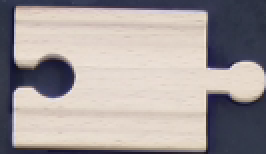
#> input picture TemplateMatching/template_straight.png, 133 x 77 px, found by its file name (shown 2 times larger)
$ python straights_main.py   (older library calls are emulated)
#> lines starting #> are read from the running program, lines starting #| are printed output that depends on the picture
### TemplateMatching/template_matching.py
#import modules
# import cv2
from cv2 import cv2
import numpy as np
from matplotlib import pyplot as plt
import math

# [8 lines of commented-out code are left out]

"""
#template matching function determines the type of static tray
def trayType(img_bgr, img_template_straight, img_template_left, img_template_right, show = False):

    foundTemplate = False

    # TODO: NEED TO ACCOUNT FOR A BLANK TRAY

    img_rgb = cv2.cvtColor(img_bgr, cv2.COLOR_BGR2RGB)
    img_gray = cv2.cvtColor(img_bgr, cv2.COLOR_BGR2GRAY)

    temp_h, temp_w = img_template.shape[:2]
    #print(temp_w, temp_h)

    temp_ratio = temp_w / temp_h
    if temp_ratio < 1.9:
        threshold = 0.9
    else:
        threshold = 0.9

    res = cv2.matchTemplate(img_gray,img_template,cv2.TM_CCOEFF_NORMED)
    #threshold = 0.95
    loc = np.where( res >= threshold)

    loc_arr = []
    pt_list = []

    for pt in zip(*loc[::-1]):
        loc_arr.append(pt)

    if(loc_arr == []):
        foundTemplate = False
    else:
        foundTemplate = True

    if(foundTemplate):

        pt_list = [loc_arr[0]]
        for loc in loc_arr:
            dist_list = []
            for pt in pt_list:
                dist = math.hypot(loc[0] - pt[0], loc[1] - pt[1])
                dist_list.append(dist)
            dist_array = np.array(dist_list)
            if ((dist_array >= temp_h/2).sum() == dist_array.size).astype(np.int):
                pt_list.append(loc)

        #print(pt_list)

        if(show):
            for pt in pt_list:
                cv2.rectangle(img_rgb, pt, (pt[0] + temp_w, pt[1] + temp_h), (0,0,255), 2)

            ds=7
            plt.figure(figsize = (ds,ds))
            plt.imshow(img_rgb)
            plt.title('Templates found')
            plt.axis('off')
            plt.show()

    return pt_list , foundTemplate
"""

#template matching function returns list of matched locations
def templateMatching(img_bgr, img_template,show = False):

    foundTemplate = False

    # TODO: NEED TO ACCOUNT FOR A BLANK TRAY

    img_rgb = cv2.cvtColor(img_bgr, cv2.COLOR_BGR2RGB)
    img_gray = cv2.cvtColor(img_bgr, cv2.COLOR_BGR2GRAY)

    temp_h, temp_w = img_template.shape[:2]
    #print(temp_w, temp_h)

    temp_ratio = temp_w / temp_h
    if temp_ratio < 1.9:
        threshold = 0.9
    else:
        threshold = 0.9

    res = cv2.matchTemplate(img_gray,img_template,cv2.TM_CCOEFF_NORMED)
    #threshold = 0.95
    loc = np.where( res >= threshold)

    loc_arr = []
    pt_list = []

    for pt in zip(*loc[::-1]):
        loc_arr.append(pt)

    if(loc_arr == []):
        foundTemplate = False
    else:
        foundTemplate = True

    if(foundTemplate):

        pt_list = [loc_arr[0]]
        for loc in loc_arr:
            dist_list = []
            for pt in pt_list:
                dist = math.hypot(loc[0] - pt[0], loc[1] - pt[1])
                dist_list.append(dist)
            dist_array = np.array(dist_list)
            if ((dist_array >= temp_h/2).sum() == dist_array.size).astype(np.int):
                pt_list.append(loc)

        #print(pt_list)

        if(show):
            for pt in pt_list:
                cv2.rectangle(img_rgb, pt, (pt[0] + temp_w, pt[1] + temp_h), (0,0,255), 2)

            ds=7
            plt.figure(figsize = (ds,ds))
            plt.imshow(img_rgb)
            plt.title('Templates found')
            plt.axis('off')
            plt.show()

    return pt_list , foundTemplate

#image cropping function crops image to matched template locations
# Returns the cropped image to be used by contouring
def imageCropping(img_bgr, img_template, match_list, show = False):

    temp_h, temp_w = img_template.shape[:2]
    img_h, img_w = img_bgr.shape[:2]

    temp_ratio = temp_w / temp_h
    if temp_ratio < 1.9:
        total_temp_w = temp_w * 1.378
        total_temp_h = temp_h * 1.351
    else:
        total_temp_w = temp_w * 1.097
        total_temp_h = temp_h * 1.205

    x_list = []
    y_list = []
    for match in match_list:
        x_list.append(match[0])
        y_list.append(match[1])

    #print(x_list, y_list)

    x_min = min(x_list)
    y_min = min(y_list)
    x_max = max(x_list)
    y_max = max(y_list)

    #print(x_min, y_min, x_max, y_max)

    if x_min < img_w*0.25:
        sub_x = 0
    elif x_min < img_w*0.5:
        sub_x = 1
    else:
        sub_x = 2

    if y_min < img_h*0.208:
        sub_y = 0
    elif y_min < img_h*0.417:
        sub_y = 1
    elif y_min < img_h*0.625:
        sub_y = 2
    else:
        sub_y = 3

    if x_max > img_w*0.5:
        add_x = 0
    elif x_max > img_w*0.25:
        add_x = 1
    else:
        add_x = 2

    if y_max > img_h*0.625:
        add_y = 0
    elif y_max > img_h*0.417:
        add_y = 1
    elif y_max > img_h*0.208:
        add_y = 2
    else:
        add_y = 3

    x_min = int(x_min - sub_x*total_temp_w - 5)
    y_min = int(y_min - sub_y*total_temp_h - 5)
    x_max = int(x_max + add_x*total_temp_w + temp_w + 5)
    y_max = int(y_max + add_y*total_temp_h + temp_h + 5)

    #print(x_min, y_min, x_max, y_max)

    if x_min < 0:
        x_min = 0
    if y_min < 0:
        y_min = 0
    if x_max > img_w:
        x_max = img_w
    if y_max > img_h:
        y_max = img_h

    img_crop = img_bgr[y_min:y_max, x_min:x_max]

    # TODO: come back to this
    # cv2.imwrite('img_crop.png',img_crop)

    # Change from bgr to rgb for matplot lib
    img_crop_rgb = cv2.cvtColor(img_crop, cv2.COLOR_BGR2RGB)

    if(show):
        ds=7
        plt.figure(figsize = (ds,ds))
        plt.imshow(img_crop_rgb)
        plt.axis('off')
        plt.title('Cropped image')
        plt.show()

    # Return the cropped image to be used in the next function
    return img_crop


# [22 lines that do not run on import are left out]

### part.py
from cv2 import cv2
import numpy as np

'''
This file contains the parent "part class and the specific part classes that inherit from it.

The classes work by initialising with a contour. using that contour we can extract properties for the part.
The properties allow us to automatically QC pass or fail an object by comparing the parameters to the specific dimensionless ranges.

'''

# Want to use this class to initiate objects that can be added to a list and identified
class Part:

    # Initialise parameters that don't need to be passed on init
    childContours = []
    aspectRatioRange = []
    solidityRange = []
    areaPerimeterRange = []


    def __init__(self, contour):
        self.contour = contour


    # Establish whether the part is good or bad if it's properties fit inbetween the ranges
    # [64 lines left out: functions isQCPassed, reasonForFailure, centreXY, centreXYText, aspectRatio, angleOfRotation and 1 more, not called in this run]

    @property
    def areaPerimeterSqr(self):
        return self.area / (self.perimeter ** 2)

    # % that the contour fills the convex hull area
    # [17 lines left out: functions solidity, perimeter, not called in this run]


# Class to add in dimensionless ranges for defect part types
class Defect():

    def __init__(self, aspectRatio, solidity,areaPerimeter, reason):
        self.aspectRatio = aspectRatio
        self.solidity = solidity
        self.areaPerimeter = areaPerimeter
        self.reason = reason


# Following four classes inherit from the Part class and override the ranges and the failure reason class to establish why a part has failed
class StraightPart(Part):

    # These are the ranges used to classify a good straight part
    aspectRatioRange = [0.52,0.57]
    solidityRange = [0.80,0.85]
    areaPerimeterRange = [0.028,0.032]

    # These are the ranges of the defect part types
    holeInMiddle = Defect([0.52,0.56],[0.76,0.80],[0.019,0.023],"Hole in the middle")
    filledHole = Defect([0.53,0.565],[0.89,0.91],[0.037,0.047],"The hole is filled")
    onlyNotch = Defect([0.64,0.74],[0.91,0.93],[0.053,0.06],"Notch on its own")
    missingNotchHoleFilled = Defect([0.7,0.74],[0.96,1.0],[0.054,0.061],"Notch is missing and hole is filled")

    missingNotch = Defect([0.71,0.74],[0.88,0.92],[0.037,0.05],"Notch is missing")
    halfWidthWithHole = Defect([0.75,0.84],[0.82,0.88],[0.031,0.035],"Half split by width including hole")
    halfWidthWithHoleFilled = Defect([0.77,0.79],[0.96,0.99],[0.0540,0.0570],"Half split by width with hole filled")
    halfWidthWithNotch = Defect([0.93,0.99],[0.80,0.84],[0.038,0.042],"Half split by width including notch")


    # List that contains all the defect types
    failureReasons = [missingNotch,
                    halfWidthWithNotch,
                    halfWidthWithHole,
                    filledHole,

                    onlyNotch,
                    halfWidthWithHoleFilled,
                    holeInMiddle,
                    missingNotchHoleFilled
                    ]


    # Assign a reason for failure if the part did not pass QC
    # [12 lines left out: function reasonForFailure, not called in this run]


class CurvedPart(Part):

    # These are the ranges used to classify a good straight part
    aspectRatioRange = [0.43,0.47]
    solidityRange = [0.8,0.85]
    areaPerimeterRange = [0.027,0.031]


    # These are the ranges of the defect part types
    halfLengthWithNotch = Defect([0.21,0.25],[0.75,0.79],[0.022,0.027],"Half split by length with notch")
    halfLengthWithoutNotch = Defect([0.22,0.27],[0.92,0.96],[0.033,0.037],"Half split by length without notch")
    holeInMiddle = Defect([0.43,0.47],[0.77,0.81],[0.021,0.024],"Hole in the middle")
    filledHole = Defect([0.43,0.48],[0.85,0.91],[0.029,0.041],"The hole is filled")

    missingNotchHoleFilled = Defect([0.48,0.52],[0.89,0.93],[0.037,0.051],"Notch is missing and hole is filled")
    missingNotch = Defect([0.48,0.51],[0.85,0.89],[0.033,0.037],"Notch is missing")
    straightPiece = Defect([0.52,0.57],[0.8,0.85],[0.028,0.032],"Straight piece")
    onlyNotch = Defect([0.62,0.74],[0.91,0.94],[0.053,0.06],"Notch on its own")

    halfWidthWithHoleFilled = Defect([0.77,0.90],[0.93,0.98],[0.041,0.060],"Half split by width with hole filled")
    halfWidthWithNotch = Defect([0.72,0.82],[0.82,0.87],[0.039,0.043],"Half split by width including notch")
    halfWidthWithHole = Defect([0.77,0.89],[0.82,0.89],[0.033,0.037],"Half split by width including hole")


    # List that contains all the defected parts
    failureReasons = [missingNotch,
                    halfWidthWithNotch,
                    halfWidthWithHole,
                    filledHole,

                    onlyNotch,
                    holeInMiddle,
                    missingNotchHoleFilled,
                    straightPiece,

                    halfWidthWithHoleFilled,
                    halfLengthWithNotch,
                    halfLengthWithoutNotch
                    ]

    # Assign a reason for failure if the part did not pass QC
    # [12 lines left out: function reasonForFailure, not called in this run]


class MovingStraightPart(Part):

    aspectRatioRange = [0.48,0.55]
    solidityRange = [0.83,0.89]
    areaPerimeterRange = [0.031,0.037]


    # These are the ranges of the defect part types
    onlyNotch = Defect([0.40,0.49],[0.94,0.99],[0.051,0.058],"Notch on its own")
    holeInMiddle = Defect([0.46,0.50],[0.83,0.87],[0.026,0.031],"Hole in the middle")
    filledHole = Defect([0.46,0.50],[0.89,0.93],[0.043,0.048],"The hole is filled")
    missingNotch = Defect([0.59,0.63],[0.90,0.94],[0.038,0.042],"Notch is missing")

    missingNotchHoleFilled = Defect([0.60,0.64],[0.95,1.0],[0.054,0.058],"Notch is missing and hole is filled")
    halfWidthWithNotch = Defect([0.79,0.85],[0.83,0.87],[0.042,0.047],"Half split by width including notch")
    halfWidthWithHole = Defect([0.90,1.00],[0.82,0.86],[0.031,0.036],"Half split by width including hole")
    halfWidthWithHoleFilled = Defect([0.95,1.00],[0.92,0.96],[0.050,0.054],"Half split by width with hole filled")


    # List that contains all the defect types
    failureReasons = [
                    missingNotch,
                    halfWidthWithNotch,
                    halfWidthWithHole,
                    filledHole,

                    onlyNotch,
                    halfWidthWithHoleFilled,
                    holeInMiddle,
                    missingNotchHoleFilled
                    ]


    # Assign a reason for failure if the part did not pass QC
    # [12 lines left out: function reasonForFailure, not called in this run]


class MovingCurvedPart(Part):

    aspectRatioRange = [0.41,0.45]
    solidityRange = [0.85,0.90]
    areaPerimeterRange = [0.030,0.036]


    # These are the ranges of the defect part types
    halfLengthWithNotch = Defect([0.19,0.23],[0.84,0.89],[0.027,0.031],"Half split by length with notch")
    halfLengthWithoutNotch = Defect([0.22,0.27],[0.94,0.98],[0.034,0.038],"Half split by length without notch")
    holeInMiddle = Defect([0.40,0.44],[0.82,0.86],[0.025,0.029],"Hole in the middle")
    filledHole = Defect([0.40,0.45],[0.86,0.91],[0.039,0.043],"The hole is filled")

    # TODO: have another look for these guys
    # missingNotchHoleFilled = Defect([0.48,0.52],[0.89,0.93],[0.037,0.051],"Notch is missing and hole is filled")
    # missingNotch = Defect([0.48,0.51],[0.85,0.89],[0.033,0.037],"Notch is missing")
    onlyNotch = Defect([0.40,0.49],[0.94,0.99],[0.051,0.058],"Notch on its own")
    straightPiece = Defect([0.48,0.55],[0.83,0.89],[0.031,0.037],"Straight piece")

    halfWidthWithNotch = Defect([0.60,0.64],[0.87,0.91],[0.045,0.049],"Half split by width including notch")
    halfWidthWithHole = Defect([0.73,0.77],[0.87,0.91],[0.036,0.042],"Half split by width including hole")
    halfWidthWithHoleFilled = Defect([0.74,0.78],[0.94,0.98],[0.053,0.057],"Half split by width with hole filled")


    # List that contains all the defected parts
    failureReasons = [
        halfLengthWithNotch,
        halfLengthWithoutNotch,
        holeInMiddle,
        filledHole,

        straightPiece,
        onlyNotch,

        halfWidthWithHoleFilled,
        halfWidthWithNotch,
        halfWidthWithHole
    ]

    # Assign a reason for failure if the part did not pass QC
    # [12 lines left out: function reasonForFailure, not called in this run]

### straights_main.py
import numpy as np
from cv2 import cv2
from matplotlib import pyplot as plt
import part
from TemplateMatching import template_matching
import classification

'''
IT IS NO LONGER USED, JUST USED FOR REFERENCE
This file is for classifying static straight trays.
'''


if __name__ == "__main__":

    # getting the template part
    templateLocation = '/Users/heisenberg/RobotLab/robot_lab_inspection/TemplateMatching/template_straight.png'
    img_template = cv2.imread(templateLocation,0)
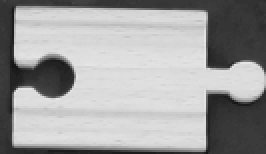
#> img_template: shape (77, 133) (shown 2 times larger); min 21, max 230, mean 159.4

    for i in range(46):
        # Getting the image to test on
        imageLocation = '/Users/heisenberg/University of Cambridge/Taba Gibb - Track and Train/Inspection/Dock Images/straight/group4/opencv_frame_{0}.png'.format(i)
        img_bgr = cv2.imread(imageLocation)
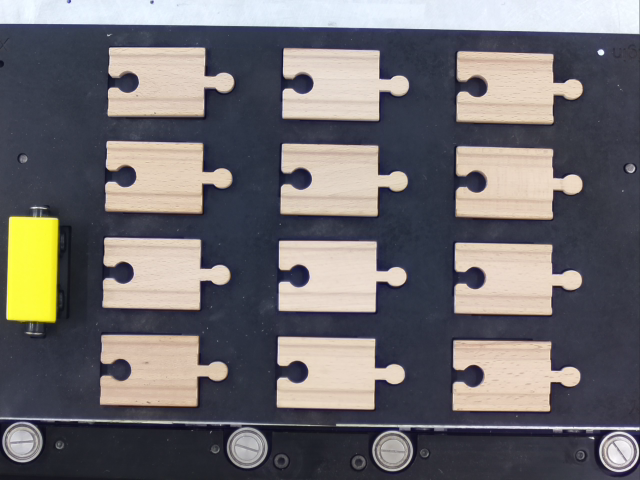
#> input picture TemplateMatching/Dock Images/straight/group4/opencv_frame_0.png, 640 x 480 px, found by its file name
#> img_bgr is the input picture: shape (480, 640, 3); mean B, G, R 111.3, 108.9, 111.9

        # Carry out template matching on the image
        match_list = template_matching.templateMatching(img_bgr, img_template)
#> in templateMatching, `img_gray = cv2.cvtColor(img_bgr, cv2.COLOR_BGR2GRAY)`:
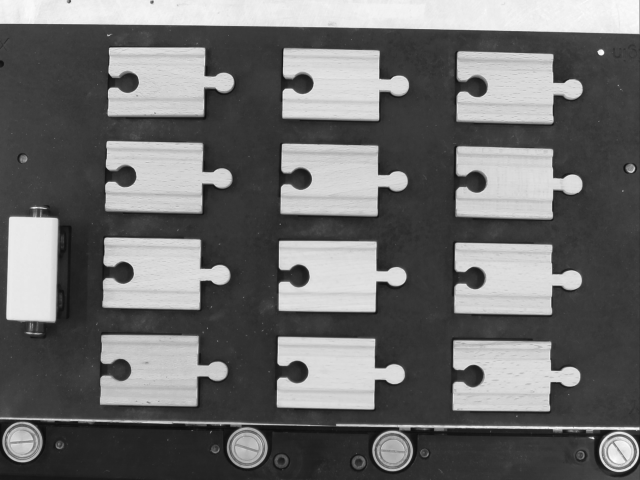
#> img_gray: shape (480, 640); min 13, max 254, mean 110.1
#> in templateMatching, `res = cv2.matchTemplate(img_gray,img_template,cv2.TM_CCOEFF_NORMED)`:
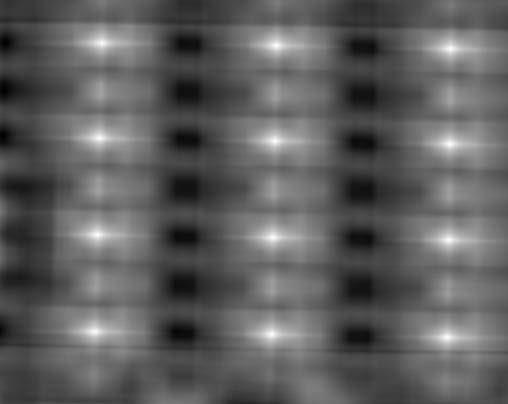
#> res: shape (404, 508) float32; min -0.605, max 1, mean -0.00638; drawn with min black and max white
#> in templateMatching, `loc = np.where( res >= threshold)`: loc = 189 positions, rows 41 to 338, columns 92 to 452
#> the loop in templateMatching, `for pt in zip(*loc[::-1]):` made 189 passes
#> pt on passes 1 to 3: (101, 41), (102, 41), (100, 42)
#> after the loop in templateMatching, `for pt in zip(*loc[::-1]):`: loc_arr = 189 pairs, first value 92 to 452, second value 41 to 338
#> in templateMatching, `pt_list = [loc_arr[0]]`: pt_list = [(101, 41)]
#> the loop in templateMatching, `for loc in loc_arr:` made 189 passes
#> (loc, dist_array) on passes 1 to 3: ((101, 41), [0]), ((102, 41), [1]), ((100, 42), [1.41])
#> after the loop in templateMatching, `for loc in loc_arr:`: pt_list = [(101, 41), (276, 43), (449, 47), (98, 136), (273, 139), (448, 142), (95, 233), (271, 236), (448, 238), (92, 330), (271, 332), (447, 335)]
#> match_list = ([(101, 41), (276, 43), (449, 47), (98, 136), (273, 139), (448, 142), (95, 233), (271, 236), (448, 238), (92, 330), (271, 332), (447, 335)], True)

        print(match_list)
#| ([(101, 41), (276, 43), (449, 47), (98, 136), (273, 139), (448, 142), (95, 233), (271, 236), (448, 238), (92, 330), (271, 332), (447, 335)], True)

        # Use the templates to crop the image
        img_crop_bgr = template_matching.imageCropping(img_bgr, img_template, match_list)
#> the loop in imageCropping, `for match in match_list:` made 2 passes
#> after the loop in imageCropping, `for match in match_list:`: x_list = [(101, 41)]; y_list = [(276, 43)]
#> (the run stopped early here; a loop or call above may not have finished)
